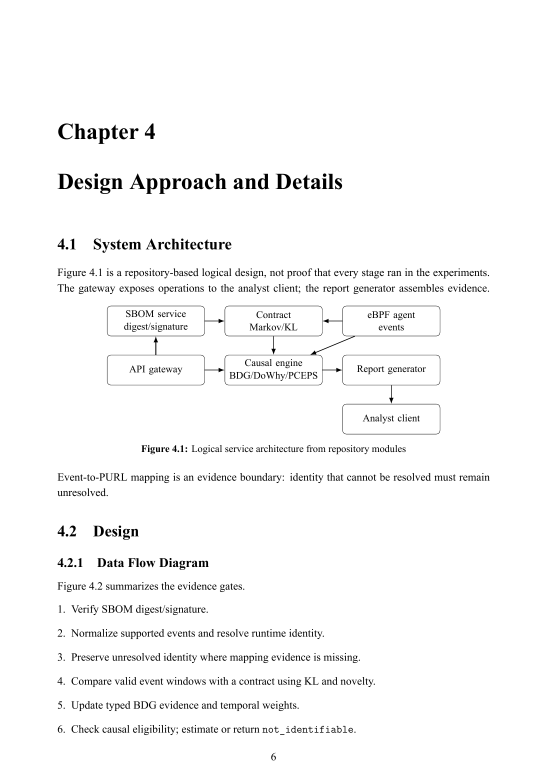
#> input picture tmp/phantom-template/diagram-source/page-17.png, 1654 x 2339 px (shown at 1/3 size); its folder holds 3 pictures in this run; the run also reads 2 pictures not shown here
$ python make-diagrams.py
#> lines starting #> are read from the running program, lines starting #| are printed output that depends on the picture
from PIL import Image,ImageDraw,ImageFont
from pathlib import Path
src=Path(r'D:\project-1\tmp\phantom-template\diagram-source')
out=Path(r'D:\project-1\tmp\phantom-template\diagrams'); out.mkdir(exist_ok=True)
# Crops from the compiled source figures (200 dpi)
def crop(page,box,name):
 im=Image.open(src/f'page-{page}.png').convert('RGB')
 im.crop(box).save(out/name)
# actual source image sizes are A4 at 200dpi
for f in src.glob('page-*.png'): print(f.name,Image.open(f).size)
crop(17,(250,720,1320,1065),'architecture.png')
#> in crop, im is the input picture: PIL image 1654x2339 RGB; min 0, max 255, mean 248.3
#> in crop, `im.crop(box).save(out/name)`:
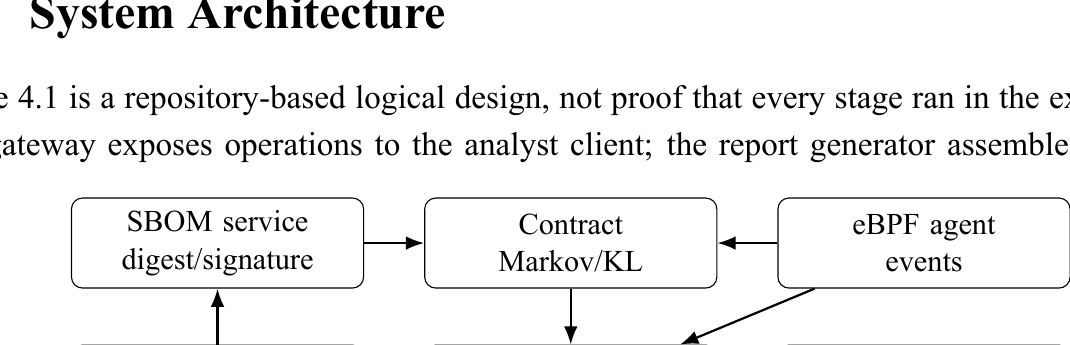
#> saved as architecture.png: PIL image 1070x345 RGB; min 0, max 255, mean 238.3
crop(18,(435,95,1175,785),'data-flow.png')
#> call 2 of crop, with page = 18, box = (435, 95, 1175, 785), name = 'data-flow.png'
#> in crop (call 2), `im.crop(box).save(out/name)`:
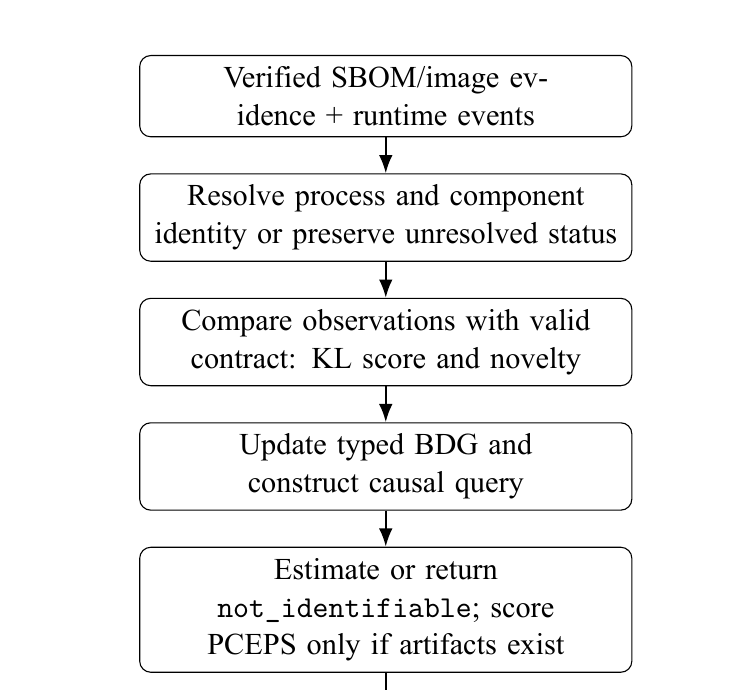
#> saved as data-flow.png: PIL image 740x690 RGB; min 0, max 255, mean 242.2
crop(19,(270,365,1065,665),'class-diagram.png')
#> call 3 of crop, with page = 19, box = (270, 365, 1065, 665), name = 'class-diagram.png'
#> in crop (call 3), `im.crop(box).save(out/name)`:
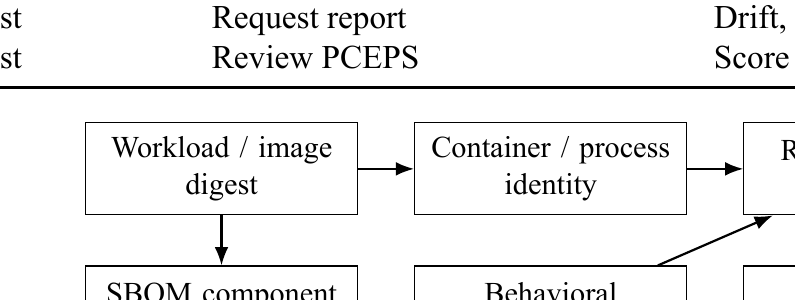
#> saved as class-diagram.png: PIL image 795x300 RGB; min 0, max 255, mean 239.4
crop(19,(260,835,1310,1390),'sequence.png')
#> call 4 of crop, with page = 19, box = (260, 835, 1310, 1390), name = 'sequence.png'
#> in crop (call 4), `im.crop(box).save(out/name)`:
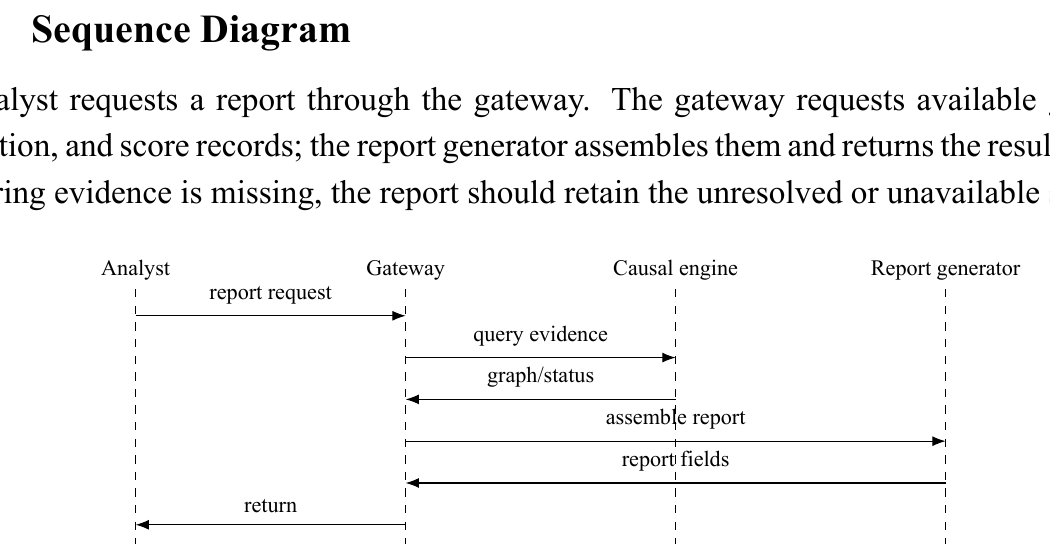
#> saved as sequence.png: PIL image 1050x555 RGB; min 0, max 255, mean 242.9
# clean use-case diagram, preserving the actors and use cases stated in the report
W,H=1800,1080
im=Image.new('RGB',(W,H),'white'); d=ImageDraw.Draw(im)
#> after `im = Image.new('RGB', (W, H), 'white')`: im: PIL image 1800x1080 RGB; every value is 255
font_path=r'C:\Windows\Fonts\times.ttf'; bold_path=r'C:\Windows\Fonts\timesbd.ttf'
font=ImageFont.truetype(font_path,42); actor_font=ImageFont.truetype(font_path,38)
# system boundary
left,right,top,bottom=610,1690,80,1000
d.rounded_rectangle((left,top,right,bottom),radius=24,outline='black',width=4)
d.text((left+30,top+20),'PHANTOM services',font=ImageFont.truetype(bold_path,36),fill='black')
# use case ellipses
cases=[(900,230,'Register SBOM\nand image'),(900,430,'Submit runtime\nevent evidence'),(900,640,'Review drift and\ncausal report'),(900,840,'Review PCEPS or\nunavailable status')]
for x,y,label in cases:
 d.ellipse((x-300,y-75,x+300,y+75),outline='black',width=4)
 box=d.multiline_textbbox((0,0),label,font=font,spacing=6,align='center'); tw=box[2]-box[0]; th=box[3]-box[1]
 d.multiline_text((x-tw/2,y-th/2),label,font=font,fill='black',spacing=6,align='center')
#> this loop made 4 passes
#> (box, tw, th) on passes 1 to 4: ((0, 7, 310, 93), 310, 86), ((0, 7, 328, 84), 328, 77), ((0, 7, 342, 93), 342, 86), ((0, 7, 385, 84), 385, 77)
# actors (simple stick figures)
def actor(cx,cy,label):
#> called with cx = 245, cy = 380, label = 'Software operator'
 d.ellipse((cx-34,cy-120,cx+34,cy-52),outline='black',width=4)
 d.line((cx,cy-52,cx,cy+85),fill='black',width=4)
 d.line((cx-75,cy,cx+75,cy),fill='black',width=4)
 d.line((cx,cy+85,cx-65,cy+165),fill='black',width=4)
 d.line((cx,cy+85,cx+65,cy+165),fill='black',width=4)
 box=d.textbbox((0,0),label,font=actor_font); d.text((cx-(box[2]-box[0])/2,cy+180),label,font=actor_font,fill='black')
#> after `box = d.textbbox((0, 0), label, font=actor_font)`: box = (0, 7, 343, 44)
actor(245,380,'Software operator'); actor(245,780,'Analyst')
# lines connect actors to use cases
for y in [230,430]: d.line((320,380,600,y),fill='black',width=4)
for y in [430,640,840]: d.line((320,780,600,y),fill='black',width=4)
im.save(out/'use-case.png',dpi=(240,240))
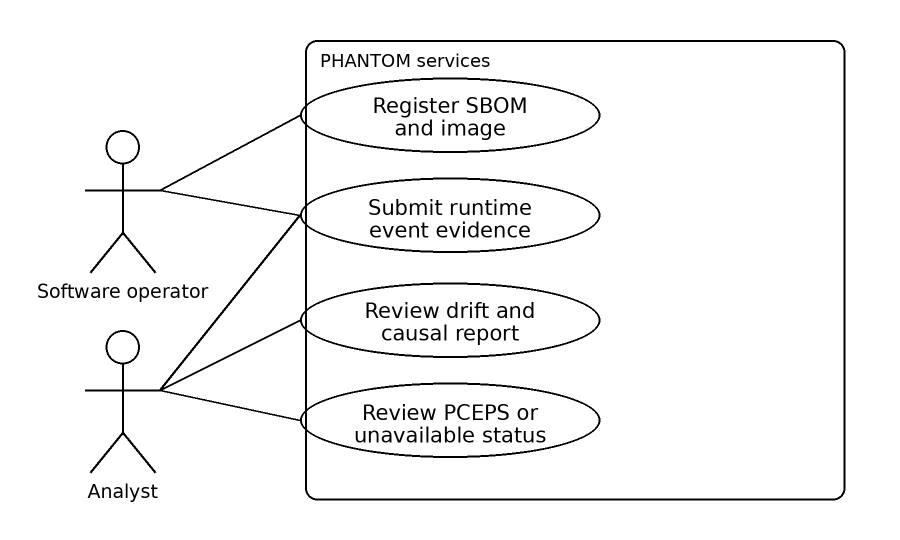
#> saved as use-case.png: PIL image 1800x1080 RGB (shown at 1/2 size); min 0, max 255, mean 245.2
print('created',*[p.name for p in out.iterdir()])
